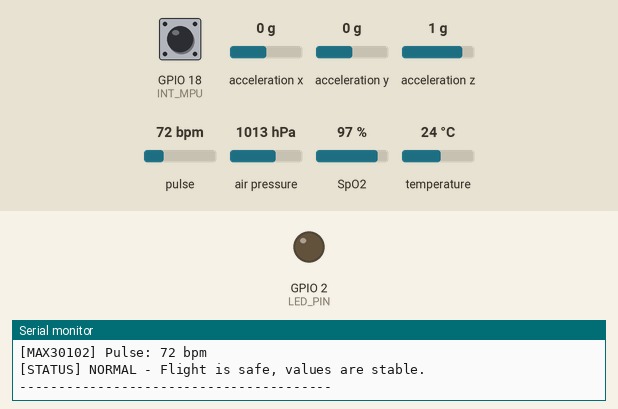
This sketch was run on a simulated ESP32. On the bench: output pins drawn as LEDs (lit = HIGH), the last lines printed to the serial monitor. Wiring (inferred from the names in the program): MPU-6050 motion sensor at I2C address 0x68. Dashed ring = blinking. Inputs (shaded band) come from the test bench; at power-on: air pressure 1013 hPa, GPIO 18 (INT_MPU) HIGH, acceleration x 0 g, acceleration y 0 g, acceleration z 1 g, pulse 72 bpm, SpO2 97 %, temperature 24 °C.

Above: at 6.4 s.
6.5 s: air pressure set to 1011 hPa
At 8.0 s:
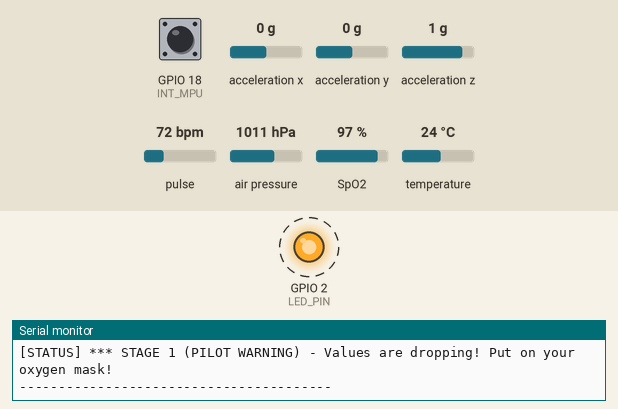
10.6 s: air pressure set to 1025 hPa
At 11.1 s:
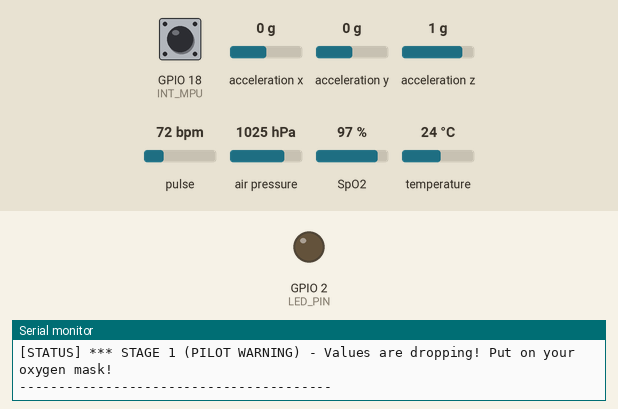
Timing chart, 0 to 13.6 s (numbered marks = the images above; inputs shaded):
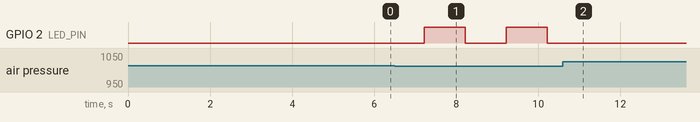

Measured:
- the behaviour switches between 1013 and 1012 hPa on air pressure (found by bisection; images 0 and 1)
- after the input at 6.5 s, GPIO 2 (LED_PIN): alternates HIGH for 1.0 s and LOW for 1.0 s, starting after 0.72 s
- after the input at 10.6 s, GPIO 2 (LED_PIN): stops changing and stays LOW

The sketch:

HypoxiaProject.ino
```cpp
#include <Wire.h>
#include <Adafruit_BMP280.h>
#include "MAX30105.h"
#include "spo2_algorithm.h"

// ————— STATE MACHINE —————
enum State { NORMAL, PREVENTIVE_WARNING, CRITICAL_EMERGENCY, SENSOR_FAULT };

// ————— PINS —————
#define LED_PIN  2
#define INT_MPU  18

// ————— BMP280 —————
Adafruit_BMP280 bmp;

// ————— MAX30102 —————
MAX30105 particleSensor;
#define BUFFER_LENGTH 100
static uint32_t irBuffer[BUFFER_LENGTH];
static uint32_t redBuffer[BUFFER_LENGTH];
int32_t spo2Val;
int8_t  spo2Valid;
int32_t heartRate;
int8_t  hrValid;

// ————— MPU6050 —————
#define MPU_ADDR 0x68
volatile bool mpuDataReady = false;
float tiltCalibration = 0;

// ————— THRESHOLDS —————
#define SPO2_CRITICAL      60.0
#define PRESSURE_DROP      0.001
#define HEAD_TILT_CRITICAL 30.0

// ————— MOVING AVERAGE (Pressure filter) —————
#define FILTER_SIZE 10
float pressureBuffer[FILTER_SIZE];
int   pressureIndex = 0;
bool  pressureFull  = false;

float filterPressure(float newValue) {
  pressureBuffer[pressureIndex] = newValue;
  pressureIndex = (pressureIndex + 1) % FILTER_SIZE;
  if (pressureIndex == 0) pressureFull = true;
  int count = pressureFull ? FILTER_SIZE : pressureIndex;
  float sum = 0;
  for (int i = 0; i < count; i++) sum += pressureBuffer[i];
  return sum / count;
}

// ————— NON-BLOCKING LED —————
unsigned long ledPreviousTime = 0;
bool ledState = false;
int ledBlinkRate = 0;

void updateLed() {
  if (ledBlinkRate == -1) { digitalWrite(LED_PIN, HIGH); return; }
  if (ledBlinkRate ==  0) { digitalWrite(LED_PIN, LOW);  return; }
  unsigned long currentTime = millis();
  if (currentTime - ledPreviousTime >= (unsigned long)ledBlinkRate) {
    ledPreviousTime = currentTime;
    ledState = !ledState;
    digitalWrite(LED_PIN, ledState);
  }
}

// ————— MPU6050 INTERRUPT —————
void IRAM_ATTR mpuInterrupt() {
  mpuDataReady = true;
}

// ————— MPU6050 FUNCTIONS —————
void initMpu6050() {
  Wire.beginTransmission(MPU_ADDR);
  Wire.write(0x6B);
  Wire.write(0x00);
  Wire.endTransmission();
  delay(100);

  // Sample rate divider: 19 → 1000/(1+19) = 50Hz
  Wire.beginTransmission(MPU_ADDR);
  Wire.write(0x19); // SMPLRT_DIV
  Wire.write(0x13);
  Wire.endTransmission();

  // Low-pass filter active
  Wire.beginTransmission(MPU_ADDR);
  Wire.write(0x1A); // CONFIG
  Wire.write(0x03); // 44Hz LPF
  Wire.endTransmission();

  Wire.beginTransmission(MPU_ADDR);
  Wire.write(0x37);
  Wire.write(0x10);
  Wire.endTransmission();

  Wire.beginTransmission(MPU_ADDR);
  Wire.write(0x38);
  Wire.write(0x01);
  Wire.endTransmission();
}

void readMpu6050(float &ax, float &ay, float &az) {
  Wire.beginTransmission(MPU_ADDR);
  Wire.write(0x3B);
  Wire.endTransmission(false);
  Wire.requestFrom(MPU_ADDR, 6, true);
  int16_t raw_ax = Wire.read() << 8 | Wire.read();
  int16_t raw_ay = Wire.read() << 8 | Wire.read();
  int16_t raw_az = Wire.read() << 8 | Wire.read();
  ax = raw_ax / 16384.0;
  ay = raw_ay / 16384.0;
  az = raw_az / 16384.0;
}

float calculateTilt(float ax, float ay, float az) {
  return atan2(sqrt(ax*ax + ay*ay), az) * 180.0 / PI;
}

// ————— CROSS-VALIDATION (Safe Aviation Logic) —————
State crossValidate(float spo2, bool isSpo2Valid, float pressureDrop, float tilt) {
  if (!isSpo2Valid) {
    Serial.println("[STATUS] SENSOR ERROR: SpO2 measurement invalid, check the sensor!");
    return SENSOR_FAULT;
  }

  bool isSpo2Critical     = spo2 < SPO2_CRITICAL;
  bool isPressureCritical = pressureDrop > PRESSURE_DROP;
  bool isTiltCritical     = tilt > HEAD_TILT_CRITICAL;

  // STAGE 2 (CABIN ALARM): Tilt MUST BE critical AND there must be a risk alongside it.
  // Meaning: (Head tilt AND Oxygen dropped) OR (Head tilt AND Pressure dropped)
  if (isTiltCritical && (isSpo2Critical || isPressureCritical)) {
    return CRITICAL_EMERGENCY;
  }

  // STAGE 1 (PILOT WARNING): Oxygen or Pressure dropped but HEAD UPRIGHT (Pilot is conscious)
  if (isSpo2Critical || isPressureCritical) {
    return PREVENTIVE_WARNING;
  }

  // If only head is tilted (looking down) or everything is normal
  return NORMAL;
}

// ————— GLOBAL TIMING & VARIABLES —————
float previousFilteredPressure = 0;
unsigned long previousTime  = 0;

// ————— SETUP —————
void setup() {
  Serial.begin(115200);
  pinMode(LED_PIN, OUTPUT);
  pinMode(INT_MPU, INPUT_PULLUP);
  digitalWrite(LED_PIN, LOW);
  delay(1000);

  Wire.setBufferSize(512);
  Wire.begin(21, 22);
  delay(100);

  // BMP280
  if (!bmp.begin(0x76)) {
    Serial.println("ERROR: BMP280 not found!");
    while (1) delay(10);
  }

  // MPU6050
  initMpu6050();
  attachInterrupt(digitalPinToInterrupt(INT_MPU), mpuInterrupt, FALLING);

  // MAX30102
  if (!particleSensor.begin(Wire, I2C_SPEED_FAST)) {
    Serial.println("ERROR: MAX30102 not found!");
    while (1) delay(10);
  }
  particleSensor.setup(60, 4, 2, 100, 411, 4096);

  // Initial pressure
  float initialPressure = bmp.readPressure() / 100.0;
  for (int i = 0; i < FILTER_SIZE; i++) pressureBuffer[i] = initialPressure;
  pressureFull = true;
  previousFilteredPressure = initialPressure;
  previousTime = millis();

  // MAX30102 calibration
  Serial.println("Calibration starting, please attach the oxygen sensor...");
  for (int i = 0; i < BUFFER_LENGTH; i++) {
    while (!particleSensor.available()) particleSensor.check();
    redBuffer[i] = particleSensor.getRed();
    irBuffer[i]  = particleSensor.getIR();
    particleSensor.nextSample();
  }
  maxim_heart_rate_and_oxygen_saturation(irBuffer, BUFFER_LENGTH, redBuffer,
                                          &spo2Val, &spo2Valid, &heartRate, &hrValid);

  // MPU6050 tilt calibration
  float cax, cay, caz;
  readMpu6050(cax, cay, caz);
  tiltCalibration = calculateTilt(cax, cay, caz);
  Serial.print("Initial tilt angle: "); Serial.print(tiltCalibration); Serial.println(" degrees");

  Serial.println("Calibration completed! System ready.");
  Serial.println("========================================");
}

// ————— LOOP —————
void loop() {
  // ——— Update MAX30102 buffer ———
  for (int i = 25; i < BUFFER_LENGTH; i++) {
    redBuffer[i - 25] = redBuffer[i];
    irBuffer[i - 25]  = irBuffer[i];
  }
  for (int i = 75; i < BUFFER_LENGTH; i++) {
    while (!particleSensor.available()) particleSensor.check();
    redBuffer[i] = particleSensor.getRed();
    irBuffer[i]  = particleSensor.getIR();
    particleSensor.nextSample();
  }
  maxim_heart_rate_and_oxygen_saturation(irBuffer, BUFFER_LENGTH, redBuffer,
                                          &spo2Val, &spo2Valid, &heartRate, &hrValid);

  // Using Tissue Contact logic as we discussed
  bool hasTissueContact = (irBuffer[BUFFER_LENGTH-1] > 30000);

  // ——— BMP280 ———
  float rawPressure      = bmp.readPressure() / 100.0;
  float filteredPressure = filterPressure(rawPressure);
  float temperature      = bmp.readTemperature();

  unsigned long currentTime = millis();
  float elapsedTime         = (currentTime - previousTime) / 1000.0;

  if (elapsedTime <= 0.001) elapsedTime = 0.001; // PREVENTS DIVIDE BY ZERO ERROR

  float currentPressureDrop = (previousFilteredPressure - filteredPressure) / elapsedTime;
  if (currentPressureDrop < 0) currentPressureDrop = 0;

  previousFilteredPressure = filteredPressure;
  previousTime             = currentTime;

  // ——— MPU6050: Read only if interrupt occurred ———
  static float ax = 0, ay = 0, az = 0;
  if (mpuDataReady) {
    mpuDataReady = false;
    readMpu6050(ax, ay, az);
  }
  float tilt = abs(calculateTilt(ax, ay, az) - tiltCalibration);

  // ——— Pulse validity check ———
  bool isPulseValid = (hrValid == 1 && hasTissueContact && heartRate > 40 && heartRate < 180);

  // ——— CROSS-VALIDATION ———
  State currentState = crossValidate((float)spo2Val, spo2Valid == 1 && hasTissueContact, currentPressureDrop, tilt);

  // ——— LED ———
  switch(currentState) {
    case NORMAL:             ledBlinkRate = 0;   break;
    case PREVENTIVE_WARNING: ledBlinkRate = 25;  break;
    case CRITICAL_EMERGENCY: ledBlinkRate = 2;   break;
    case SENSOR_FAULT:       ledBlinkRate = -1;  break;
  }
  updateLed();

  // ——— SERIAL OUTPUT ———
  Serial.println("=== SENSOR DATA ===");
  Serial.print("[BMP280]   Temperature: "); Serial.print(temperature);
  Serial.print(" C  |  Pressure: "); Serial.print(filteredPressure); Serial.println(" hPa");
  Serial.print("[MPU6050]  Head Tilt: "); Serial.print(tilt); Serial.println(" degrees");
  Serial.print("[MAX30102] SpO2: ");
  if (spo2Valid == 1 && hasTissueContact) { Serial.print(spo2Val); Serial.println(" %"); }
  else Serial.println("Invalid - Sensor disconnection.");
  Serial.print("[MAX30102] Pulse: ");
  if (isPulseValid) { Serial.print(heartRate); Serial.println(" bpm"); }
  else Serial.println("Invalid");

  Serial.print("[STATUS] ");
  switch(currentState) {
    case NORMAL:
      Serial.println("NORMAL - Flight is safe, values are stable.");
      break;
    case PREVENTIVE_WARNING:
      Serial.println("*** STAGE 1 (PILOT WARNING) - Values are dropping! Put on your oxygen mask!");
      break;
    case CRITICAL_EMERGENCY:
      Serial.println("!!! STAGE 2 (CABIN CREW ALERT) !!! - Pilot has lost consciousness, EMERGENCY INTERVENTION!");
      break;
    case SENSOR_FAULT:
      Serial.println("SENSOR FAULT - Hardware check required.");
      break;
  }
  Serial.println("----------------------------------------");
}
```
